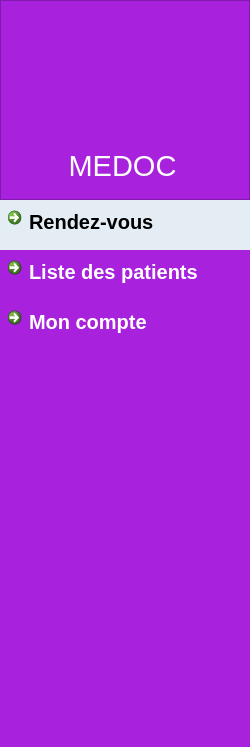
     <widget class="QFrame" name="frame">
      <property name="minimumSize">
       <size>
        <width>250</width>
        <height>0</height>
       </size>
      </property>
      <property name="maximumSize">
       <size>
        <width>400</width>
        <height>16777215</height>
       </size>
      </property>
      <property name="styleSheet">
       <string notr="true">background-color: rgb(168, 33, 221);</string>
      </property>
      <property name="frameShape">
       <enum>QFrame::NoFrame</enum>
      </property>
      <property name="frameShadow">
       <enum>QFrame::Raised</enum>
      </property>
      <property name="lineWidth">
       <number>0</number>
      </property>
      <layout class="QVBoxLayout" name="verticalLayout">
       <property name="spacing">
        <number>0</number>
       </property>
       <property name="leftMargin">
        <number>0</number>
       </property>
       <property name="topMargin">
        <number>0</number>
       </property>
       <property name="rightMargin">
        <number>0</number>
       </property>
       <property name="bottomMargin">
        <number>0</number>
       </property>
       <item>
        <widget class="QFrame" name="frame_3">
         <property name="minimumSize">
          <size>
           <width>0</width>
           <height>200</height>
          </size>
         </property>
         <property name="maximumSize">
          <size>
           <width>16777215</width>
           <height>200</height>
          </size>
         </property>
         <property name="frameShape">
          <enum>QFrame::StyledPanel</enum>
         </property>
         <property name="frameShadow">
          <enum>QFrame::Raised</enum>
         </property>
         <widget class="QLabel" name="label">
          <property name="geometry">
           <rect>
            <x>49</x>
            <y>10</y>
            <width>151</width>
            <height>141</height>
           </rect>
          </property>
          <property name="text">
           <string/>
          </property>
          <property name="pixmap">
           <pixmap resource="icon.qrc">:/ICON/pngtree-medical-logo-vector-png-image_6713322.png</pixmap>
          </property>
          <property name="scaledContents">
           <bool>true</bool>
          </property>
         </widget>
         <widget class="QLabel" name="label_2">
          <property name="geometry">
           <rect>
            <x>22</x>
            <y>150</y>
            <width>201</width>
            <height>31</height>
           </rect>
          </property>
          <property name="font">
           <font>
            <pointsize>22</pointsize>
           </font>
          </property>
          <property name="styleSheet">
           <string notr="true">color: rgb(255, 255, 255);</string>
          </property>
          <property name="text">
           <string>MEDOC</string>
          </property>
          <property name="alignment">
           <set>Qt::AlignCenter</set>
          </property>
         </widget>
        </widget>
       </item>
       <item>
        <widget class="QFrame" name="frame_4">
         <property name="frameShape">
          <enum>QFrame::NoFrame</enum>
         </property>
         <property name="frameShadow">
          <enum>QFrame::Raised</enum>
         </property>
         <layout class="QVBoxLayout" name="verticalLayout_2">
          <property name="spacing">
           <number>0</number>
          </property>
          <property name="leftMargin">
           <number>0</number>
          </property>
          <property name="topMargin">
           <number>0</number>
          </property>
          <property name="rightMargin">
           <number>0</number>
          </property>
          <property name="bottomMargin">
           <number>0</number>
          </property>
          <item>
           <widget class="QCommandLinkButton" name="btnRDV">
            <property name="minimumSize">
             <size>
              <width>0</width>
              <height>50</height>
             </size>
            </property>
            <property name="font">
             <font>
              <family>Segoe UI</family>
              <pointsize>15</pointsize>
              <weight>75</weight>
              <bold>true</bold>
             </font>
            </property>
            <property name="cursor">
             <cursorShape>PointingHandCursor</cursorShape>
            </property>
            <property name="styleSheet">
             <string notr="true">QCommandLinkButton{
color: rgb(0, 0, 0);
background-color: rgb(227, 237, 243);
border: none;
}</string>
            </property>
            <property name="text">
             <string>Rendez-vous</string>
            </property>
            <property name="icon">
             <iconset resource="icon.qrc">
              <normaloff>:/ICON/calendar-number-outline.svg</normaloff>:/ICON/calendar-number-outline.svg</iconset>
            </property>
            <property name="iconSize">
             <size>
              <width>28</width>
              <height>28</height>
             </size>
            </property>
            <property name="autoDefault">
             <bool>false</bool>
            </property>
            <property name="default">
             <bool>false</bool>
            </property>
           </widget>
          </item>
          <item>
           <widget class="QCommandLinkButton" name="btnListePatient">
            <property name="minimumSize">
             <size>
              <width>0</width>
              <height>50</height>
             </size>
            </property>
            <property name="font">
             <font>
              <family>Segoe UI</family>
              <pointsize>15</pointsize>
              <weight>75</weight>
              <italic>false</italic>
              <bold>true</bold>
             </font>
            </property>
            <property name="cursor">
             <cursorShape>PointingHandCursor</cursorShape>
            </property>
            <property name="styleSheet">
             <string notr="true">color: rgb(255, 255, 255);
border: none;</string>
            </property>
            <property name="text">
             <string>Liste des patients</string>
            </property>
            <property name="icon">
             <iconset resource="icon.qrc">
              <normaloff>:/ICON/symbole-sante-gris.png</normaloff>:/ICON/symbole-sante-gris.png</iconset>
            </property>
            <property name="iconSize">
             <size>
              <width>28</width>
              <height>28</height>
             </size>
            </property>
           </widget>
          </item>
          <item>
           <widget class="QCommandLinkButton" name="btnMoncompte">
            <property name="minimumSize">
             <size>
              <width>0</width>
              <height>50</height>
             </size>
            </property>
            <property name="font">
             <font>
              <family>Segoe UI</family>
              <pointsize>15</pointsize>
              <weight>75</weight>
              <italic>false</italic>
              <bold>true</bold>
              <underline>false</underline>
             </font>
            </property>
            <property name="cursor">
             <cursorShape>PointingHandCursor</cursorShape>
            </property>
            <property name="styleSheet">
             <string notr="true">color: rgb(255, 255, 255);
border: none;</string>
            </property>
            <property name="text">
             <string>Mon compte</string>
            </property>
            <property name="icon">
             <iconset resource="icon.qrc">
              <normaloff>:/ICON/person-circle-outline.svg</normaloff>:/ICON/person-circle-outline.svg</iconset>
            </property>
            <property name="iconSize">
             <size>
              <width>28</width>
              <height>28</height>
             </size>
            </property>
           </widget>
          </item>
          <item>
           <spacer name="verticalSpacer">
            <property name="orientation">
             <enum>Qt::Vertical</enum>
            </property>
            <property name="sizeHint" stdset="0">
             <size>
              <width>20</width>
              <height>397</height>
             </size>
            </property>
           </spacer>
          </item>
         </layout>
        </widget>
       </item>
      </layout>
     </widget>
